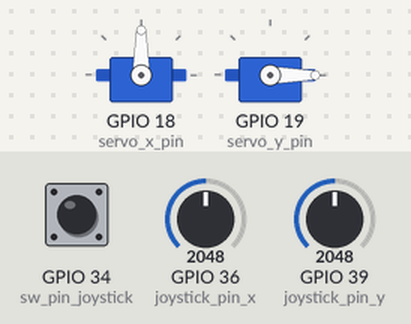
Simulated run of this program. Board: ESP32. Parts: 2 × servo. The test bench sets the inputs (shaded band); at power-on: GPIO 36 (joystick_pin_x) = 2048, GPIO 39 (joystick_pin_y) = 2048, GPIO 34 (sw_pin_joystick) HIGH. What the program prints to the serial monitor is not drawn.

Above: at 1.2 s.
1.3 s: GPIO 36 (joystick_pin_x) set to 220
2.8 s: GPIO 36 (joystick_pin_x) set to 184
At 3.25 s:
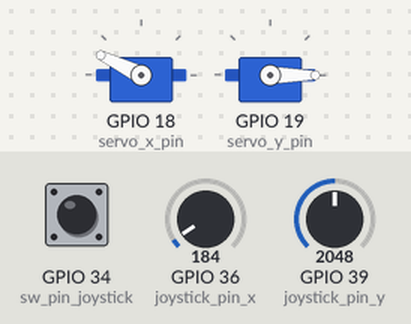
At 4.3 s:
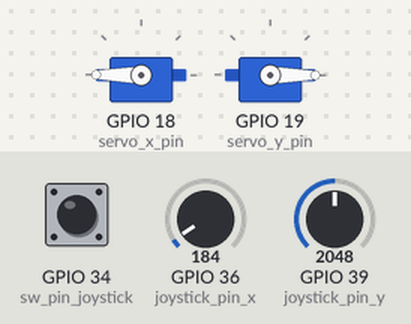
4.9 s: GPIO 39 (joystick_pin_y) set to 212
6.4 s: GPIO 39 (joystick_pin_y) set to 179
At 8.2 s:
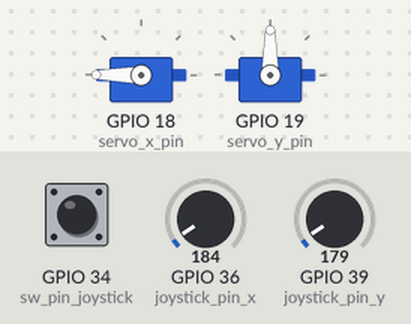
8.5 s: GPIO 36 (joystick_pin_x) set to 3830
10.0 s: GPIO 36 (joystick_pin_x) set to 3953
At 12.0 s:
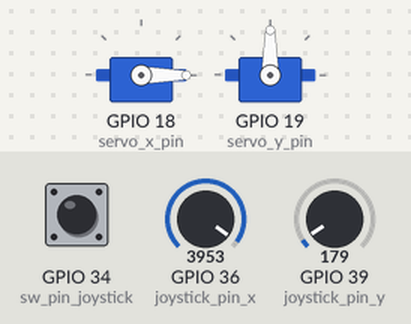
Timing chart, 0 to 13.5 s (numbered marks = the images above; inputs shaded):
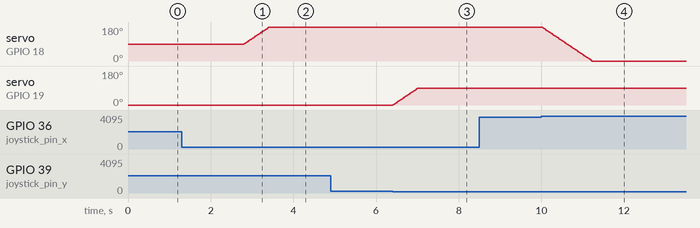

Measured:
- the behaviour switches between 200 and 199 on GPIO 36 (joystick_pin_x) (found by bisection; images 0 and 1)
- the behaviour switches between 200 and 199 on GPIO 39 (joystick_pin_y) (found by bisection; images 2 and 3)
- the behaviour switches between 3895 and 3896 on GPIO 36 (joystick_pin_x) (found by bisection; images 3 and 4)
- after the input at 2.8 s, servo on GPIO 18 (servo_x_pin): moves from 90° to 180° over 0.61 s, starting at once
- after the input at 6.4 s, servo on GPIO 19 (servo_y_pin): moves from 0° to 90° over 0.60 s, starting at once
- after the input at 10.0 s, servo on GPIO 18 (servo_x_pin): moves from 180° to 0° over 1.2 s, starting at once

The program:

main.cpp
```cpp
#include <Arduino.h>
#include <ESP32Servo.h>

#define true 1
#define false 0

// joystick config
int joystick_pin_x   = A0; // GPIO 36 VP Analogico
int joystick_pin_y   = A3; // GPIO 39 VN Analogico
int sw_pin_joystick = A6; // GPIO 34

// Servos config
Servo servo_x_machine;
int servo_x_pin = 18;

Servo servo_y_machine;
int servo_y_pin = 19;

int state_y_position = 0;
int state_x_position = 90;

// mapas config
int offset_x_valid = 0; // diferença de intervalos maximo de x
int offset_y_valid = 0; // diferença de intervalos maximo de y

int cantoSuperiorEsquerdoX = 0;
int cantoSuperiorEsquerdoY = 0;

int cantoInferiorDireitoX = 0;
int cantoInferiorDireitoY = 0;


// configurações de eventos
bool inicio = false;


void incrementXYJoyStick(){
    int map_volts_x_value = analogRead(joystick_pin_x);
    int map_volts_y_value = analogRead(joystick_pin_y);

    if (map_volts_x_value < 200 && state_x_position < 180){
        state_x_position++;
    }
    if (map_volts_x_value > 3895 && state_x_position > 0){
        state_x_position--;
    }

    if (map_volts_y_value < 200 && state_y_position < 90){
        state_y_position++;
    }
    if (map_volts_y_value > 3695 && state_y_position > 0){
        state_y_position--;
    }
    delay(3);
}

void setupSuperiorEsquerdo(){
    while(!digitalRead(sw_pin_joystick)){
        incrementXYJoyStick();
        cantoSuperiorEsquerdoX = state_x_position;
        cantoSuperiorEsquerdoY = state_y_position;
    }
    Serial.printf("CLICOUUUUUUUUUUUU");
}

void setupInferiorDireito(){
    while(!digitalRead(sw_pin_joystick)){
        incrementXYJoyStick();
        cantoInferiorDireitoX = state_x_position;
        cantoInferiorDireitoY = state_y_position;
    }
    Serial.printf("CLICOUUUUUUUUUUUU");
}

void setup() {
    pinMode(sw_pin_joystick, INPUT_PULLUP);
    servo_x_machine.attach(servo_x_pin);
    servo_x_machine.write(state_x_position);

    servo_y_machine.attach(servo_y_pin);
    servo_y_machine.write(state_y_position);
    Serial.begin(115200);
}

void loop() {

    if(1){
        while(!digitalRead(sw_pin_joystick)){
            incrementXYJoyStick();
            cantoSuperiorEsquerdoX = state_x_position;
            cantoSuperiorEsquerdoY = state_y_position;
        }
        Serial.printf("CLICOUUUUUUUUUUUU");

        setupInferiorDireito();
        inicio = 0;
    }

    incrementXYJoyStick();

    Serial.printf("X : %d \n", analogRead(joystick_pin_x));
    Serial.printf("Y : %d \n", analogRead(joystick_pin_y));
    servo_x_machine.write(state_x_position);
    servo_y_machine.write(state_y_position);

    delay(3);
}
```
